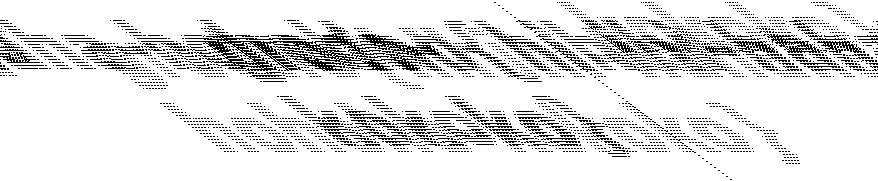
#> input picture 2025/JuniorcryptCTF/Rainbowinwhite/Grayscale_bit_0.png, 878 x 181 px
$ python solver.py
#> lines starting #> are read from the running program, lines starting #| are printed output that depends on the picture
from PIL import Image
import numpy as np
import matplotlib.pyplot as plt

img = Image.open("Grayscale_bit_0.png").convert("L")
#> img is the input picture: PIL image 878x181 L; 87.3% white; black in thin lines or dots
arr = np.array(img)
flat = arr.flatten()

def try_shapes(total_pixels):
#> called with total_pixels = 158918
    candidates = []
    for i in range(100, int(np.sqrt(total_pixels)) + 1):
        if total_pixels % i == 0:
            h, w = i, total_pixels // i
            candidates.append((h, w))
    return candidates

shapes = try_shapes(flat.size)
#> shapes = [(181, 878), (362, 439)]

for i, (h, w) in enumerate(shapes):
    reshaped = flat.reshape((h, w))
    plt.figure(figsize=(4, 3))
    plt.title(f"Shape: {h}x{w}")
    plt.imshow(reshaped, cmap='gray')
    plt.axis('off')
    plt.show()

    if i >= 5:
        break  # tampilkan hanya 6 kemungkinan pertama
#> this loop made 2 passes
#> pass 2, `reshaped = flat.reshape((h, w))`:
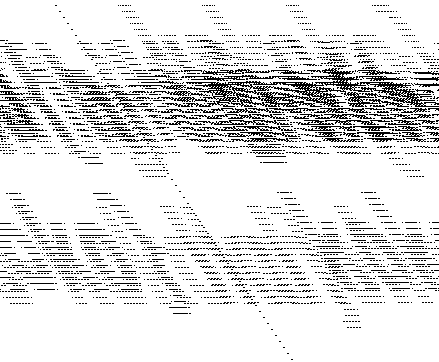
#> reshaped: shape (362, 439); 87.3% white; black in thin lines or dots
